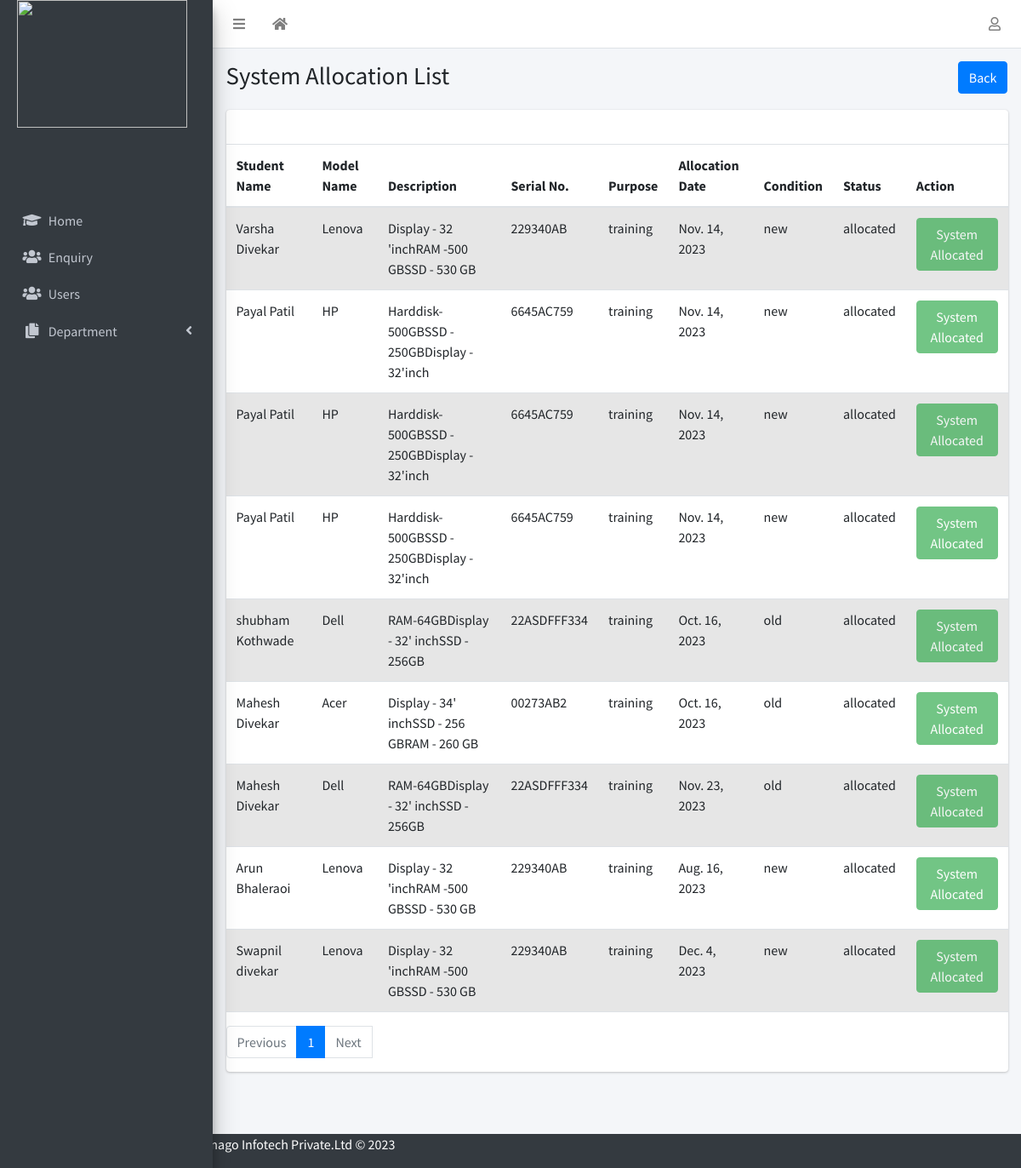
Screenshot of /system_allocated/ with the database file from the repository.
### emanage/models.py (models this page shows, shortened)
class Allocation(models.Model):
    user = models.OneToOneField(User, on_delete=models.CASCADE, related_name='it',null=True)
    category=models.ForeignKey(Category,on_delete=models.CASCADE,null=True,blank=True)
    desktop=models.ForeignKey(Desktop,on_delete=models.CASCADE,null=True,blank=True)
    enquiry=models.ForeignKey(Enquiry,on_delete=models.CASCADE,null=True,blank=True)
    description=models.TextField(max_length=500,null=True,blank=True)
    model_name=models.CharField(max_length=500,blank=True,null=True)
    serial_no=models.CharField(max_length=50,null=True,blank=True)
    L_condition=models.CharField(null=True,blank=True,max_length=10)
    L_purpose=models.CharField(max_length=200,null=True,blank=True)
    L_allocation_date=models.DateField(default=datetime.date.today)
    L_photos=models.ImageField(upload_to='media/')
    STATUS=(
        ('allocated','allocated'),
        ('not_allocated','not_allocated'),
        ('scrap','scrap'),
    )
    system_status=models.TextField(max_length=100, choices=STATUS, default="not_allocated",null=True)

class Enquiry(models.Model):
    user = models.OneToOneField(User, on_delete=models.CASCADE,related_name='enquiry',null=True)
    Full_Name=models.CharField(max_length=250,default="")
    gender=models.CharField(max_length=10)
    Email_Address=models.EmailField()
    Contact_Number=models.IntegerField()
    Permanent_Address=models.TextField(blank=True,null=True,default='')
    Date_of_Birth=models.DateField(auto_now_add=False,null=True,blank=True)
    massage=models.TextField(blank=True,null=True)
    Whatsapp_Number=models.IntegerField(blank=True,null=True)
    Alternate_Number=models.IntegerField(blank=True,null=True)
    How_did_you_hear_about_us=models.CharField(null=True,max_length=50)
    qualification=models.CharField(max_length=50,null=True,blank=True)
    Technical_Skills=models.CharField(max_length=150,null=True,blank=True)
    Certification_Done=models.CharField(max_length=200,null=True,blank=True)
    Area_of_Intrest=models.CharField(max_length=200,null=True,blank=True)
    reference=models.CharField(max_length=100,null=True,blank=True)
    remark=models.CharField(max_length=100,null=True,blank=True)
    Training_Mode=models.CharField(max_length=50,blank=True,null=True)
    Office_Location_Preference=models.CharField(max_length=50,null=True,blank=True)
    STATUS = (
        ('Finalized', 'Finalized'),
        ('Pending', 'Pending'),
        ('Informed_On_whatsapp','Informed_On_whatsapp')
    )
    enquiry_Status = models.TextField(max_length=100, choices=STATUS, default="Pending",null=True)
    Cource_name=models.ForeignKey(Cource,on_delete=models.CASCADE,null=True,blank=True)

### emanage/views.py (the view)
# urls.py: path('system_allocated/',views.system_allocated,name='system_allocated'),
def system_allocated(request):
    enquiry=Enquiry.objects.all()
    approved = Allocation.objects.filter(system_status = 'allocated').all()
    items_per_page = 9  # Number of items to display per page
    paginator = Paginator(approved, items_per_page)  # Create a Paginator object
    page_number = request.GET.get('page')  # Get the current page number from the request parameters
    page_obj = paginator.get_page(page_number)  # G
    return render(request, 'admin/allocate_list.html', context={'approved':page_obj,'enquiry':enquiry,'page_obj':page_obj})

### template/admin/allocate_list.html
{% extends 'admin/base.html' %}
{% block title %}System Allocation List{% endblock title %}
{% block breadcrumb %}
<a class="btn btn-primary" href="{% url 'emanage:admin_page' %}"> Back</a>
{% endblock breadcrumb %}
{% block content %}
<div class="table-responsive">
<table class="table table-striped">
  <thead>
    <tr>
      <th>Student Name</th>
      <th>Model Name</th>
      <th>Description</th>
      <th>Serial No.</th>
      <th>Purpose</th>
      <th>Allocation Date</th>
      <th>Condition</th>
       <th>Status</th>
       <th>Action</th>
    </tr>
  </thead>
  <tbody>
    <tr>
      {% for xyz in approved %}
        <td>{{xyz.enquiry.Full_Name}}</td>
        <td>{{xyz.model_name}}</td>
        <td>{{xyz.description}}</td>
        <td>{{xyz.serial_no}}</td>
        <td>{{xyz.L_purpose}}</td>
        <td>{{xyz.L_allocation_date}}</td>
        <td>{{xyz.L_condition}}</td>
        <td>{{xyz.system_status}}</td>
        <td>
           {% if xyz.system_status == 'not_allocated'  %}
             <a href="{% url 'emanage:update_system' id=xyz.enquiry.id %}" class="btn btn-success">Pending</a>
           {% else %}
             <button class="btn btn-success" disabled>System Allocated</button>
           {% endif %}
        </td>
    </tr>
  {% endfor %}
  </tbody>
</table>
</div>
<nav aria-label="Page navigation example">
  <ul class="pagination">
    {% if page_obj.has_previous %}
      <li class="page-item"><a class="page-link" href="?page={{ page_obj.previous_page_number }}">Previous</a></li>
    {% else %}
       <li class="page-item disabled"><span class="page-link">Previous</span></li>
    {% endif %}
    {% for i in page_obj.paginator.page_range %}
       {% if page_obj.number == i %}
      <li class="page-item active"><span class="page-link">{{ i }}</span></li>
       {% else %}
        <li class="page-item"><a class="page-link" href="?page={{ i }}">{{ i }}</a></li>
      {% endif %}
    {% endfor %}
    {% if page_obj.has_next %}
       <li class="page-item"><a class="page-link" href="?page={{ page_obj.next_page_number }}">Next</a></li>
    {% else %}
       <li class="page-item disabled"><span class="page-link">Next</span></li>
    {% endif %}
{% endblock %}

### rows the page displays
Allocation: enquiry.Full_Name "Varsha Divekar", model_name "Lenova", description "Display - 32 'inchRAM -500 GBSSD - 530 GB", serial_no "229340AB", L_purpose "training", L_allocation_date "Nov. 14, 2023", L_condition "new", system_status "allocated", shows "System Allocated"
Allocation: enquiry.Full_Name "Payal Patil", model_name "HP", description "Harddisk- 500GBSSD - 250GBDisplay - 32'inch", serial_no "6645AC759", L_purpose "training", L_allocation_date "Nov. 14, 2023", L_condition "new", system_status "allocated", shows "System Allocated"
Allocation: enquiry.Full_Name "Payal Patil", model_name "HP", description "Harddisk- 500GBSSD - 250GBDisplay - 32'inch", serial_no "6645AC759", L_purpose "training", L_allocation_date "Nov. 14, 2023", L_condition "new", system_status "allocated", shows "System Allocated"
Allocation: enquiry.Full_Name "Payal Patil", model_name "HP", description "Harddisk- 500GBSSD - 250GBDisplay - 32'inch", serial_no "6645AC759", L_purpose "training", L_allocation_date "Nov. 14, 2023", L_condition "new", system_status "allocated", shows "System Allocated"
Allocation: enquiry.Full_Name "shubham Kothwade", model_name "Dell", description "RAM-64GBDisplay - 32' inchSSD - 256GB", serial_no "22ASDFFF334", L_purpose "training", L_allocation_date "Oct. 16, 2023", L_condition "old", system_status "allocated", shows "System Allocated"
Allocation: enquiry.Full_Name "Mahesh Divekar", model_name "Acer", description "Display - 34' inchSSD - 256 GBRAM - 260 GB", serial_no "00273AB2", L_purpose "training", L_allocation_date "Oct. 16, 2023", L_condition "old", system_status "allocated", shows "System Allocated"
Allocation: enquiry.Full_Name "Mahesh Divekar", model_name "Dell", description "RAM-64GBDisplay - 32' inchSSD - 256GB", serial_no "22ASDFFF334", L_purpose "training", L_allocation_date "Nov. 23, 2023", L_condition "old", system_status "allocated", shows "System Allocated"
Allocation: enquiry.Full_Name "Arun Bhaleraoi", model_name "Lenova", description "Display - 32 'inchRAM -500 GBSSD - 530 GB", serial_no "229340AB", L_purpose "training", L_allocation_date "Aug. 16, 2023", L_condition "new", system_status "allocated", shows "System Allocated"
Allocation: enquiry.Full_Name "Swapnil divekar", model_name "Lenova", description "Display - 32 'inchRAM -500 GBSSD - 530 GB", serial_no "229340AB", L_purpose "training", L_allocation_date "Dec. 4, 2023", L_condition "new", system_status "allocated", shows "System Allocated"

### other values shown
{{ i }} "1"
